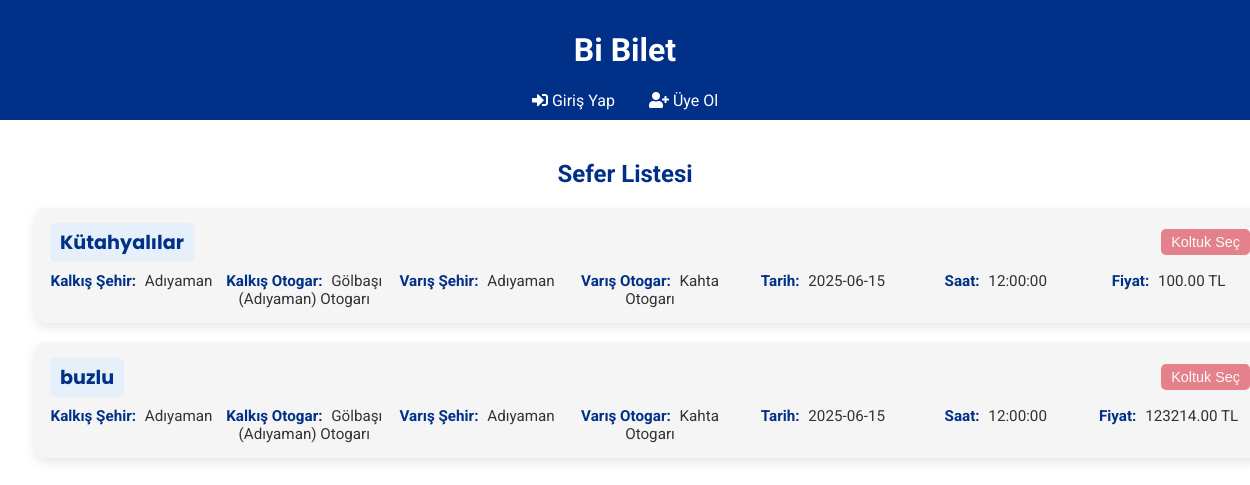
/panel/seferler.php?kalkis_id=6, run on the app's committed database.
### tables this page shows
CREATE TABLE `firma_seferler` (
  `id` int(11) NOT NULL,
  `firma_id` int(11) NOT NULL,
  `kalkis_sehir` int(11) NOT NULL,
  `kalkis_otogar` int(11) NOT NULL,
  `varis_sehir` int(11) NOT NULL,
  `varis_otogar` int(11) NOT NULL,
  `tarih` date NOT NULL,
  `saat` time NOT NULL,
  `fiyat` decimal(10,2) NOT NULL
);

CREATE TABLE `firmalar` (
  `id` int(11) NOT NULL,
  `firma_adi` varchar(100) NOT NULL,
  `email` varchar(100) NOT NULL,
  `sifre` varchar(255) NOT NULL,
  `created_at` timestamp NOT NULL DEFAULT current_timestamp()
);

CREATE TABLE `sehirler` (
  `id` int(11) NOT NULL,
  `sehir_adi` varchar(50) NOT NULL
);

CREATE TABLE `otogarlar` (
  `id` int(11) NOT NULL,
  `sehir_id` int(11) NOT NULL,
  `otogar_adi` varchar(100) NOT NULL,
  `sehir_adi` varchar(100) NOT NULL
);

### panel/seferler.php (the view, shortened to what this page needs)
<?php
require '../db/baglanti.php';
try {
    $kalkis_id = isset($_GET['kalkis_id']) ? (int)$_GET['kalkis_id'] : null;
    $varis_id = isset($_GET['varis_id']) ? (int)$_GET['varis_id'] : null;
    $tarih = isset($_GET['tarih']) ? $_GET['tarih'] : null;
    $sql = "SELECT fs.*, s1.sehir_adi AS kalkis_sehir_adi, s2.sehir_adi AS varis_sehir_adi,
            o1.otogar_adi AS kalkis_otogar_adi, o2.otogar_adi AS varis_otogar_adi,
            f.firma_adi AS firma_adi
            FROM firma_seferler fs
            JOIN sehirler s1 ON fs.kalkis_sehir = s1.id
            JOIN sehirler s2 ON fs.varis_sehir = s2.id
            JOIN otogarlar o1 ON fs.kalkis_otogar = o1.id
            JOIN otogarlar o2 ON fs.varis_otogar = o2.id
            LEFT JOIN firmalar f ON fs.firma_id = f.id
            WHERE (:kalkis_id IS NULL OR fs.kalkis_otogar = :kalkis_id)
            AND (:varis_id IS NULL OR fs.varis_otogar = :varis_id)
            AND (:tarih IS NULL OR fs.tarih = :tarih)
            ORDER BY fs.saat ASC";
    $stmt = $conn->prepare($sql);
    $stmt->execute([
        'kalkis_id' => $kalkis_id,
        'varis_id' => $varis_id,
        'tarih' => $tarih
    ]);
    $seferler = $stmt->fetchAll(PDO::FETCH_ASSOC);
} catch (PDOException $e) {
    echo "<script>alert('Veritabanı hatası oluştu. Lütfen daha sonra tekrar deneyin.');</script>";
    exit();
}
?>
<!DOCTYPE html>
<html lang="tr">
<head>
    <link rel="stylesheet" href="https://cdnjs.cloudflare.com/ajax/libs/font-awesome/5.15.4/css/all.min.css">
    <link rel="stylesheet" href="../css/seferler.css">
</head>
<body>
    <header>
        <h1>Bi Bilet</h1>
        <nav>
            <?php if (isset($_SESSION['user_type'])): ?>
                <?php if ($_SESSION['user_type'] === 'musteri'): ?>
                    <a href="kullanici-paneli.php"><i class="fas fa-user"></i> Hesabım</a>
                <?php elseif ($_SESSION['user_type'] === 'firma'): ?>
                    <a href="firma-panel.php"><i class="fas fa-user"></i> Hesabım</a>
                <?php endif; ?>
            <?php else: ?>
                <a href="../uye/giris-yap.php"><i class="fas fa-sign-in-alt"></i> Giriş Yap</a>
                <a href="../uye/kayit-ol.php"><i class="fas fa-user-plus"></i> Üye Ol</a>
            <?php endif; ?>
        </nav>
    </header>
    <main>
        <h2>Sefer Listesi</h2>
        <?php if (empty($seferler)): ?>
            <p class="no-sefer">Bu kriterlere uygun sefer bulunamadı.</p>
        <?php else: ?>
            <div class="sefer-container" id="seferContainer">
                <?php foreach ($seferler as $sefer): ?>
                    <div class="sefer-card" data-sefer-id="<?php echo $sefer['id']; ?>">
                        <div class="sefer-header">
                            <div class="firma-box">
                                <span class="firma-adi"><?php echo htmlspecialchars($sefer['firma_adi'] ?? 'Bilinmeyen Firma'); ?></span>
                            </div>
                            <button class="koltuk-sec-btn" data-sefer-id="<?php echo $sefer['id']; ?>">Koltuk Seç</button>
                        </div>
                        <div class="sefer-details">
                            <div class="detail-item">
                                <span class="label">Kalkış Şehir:</span>
                                <span class="value"><?php echo htmlspecialchars($sefer['kalkis_sehir_adi']); ?></span>
                            </div>
                            <div class="detail-item">
                                <span class="label">Kalkış Otogar:</span>
                                <span class="value"><?php echo htmlspecialchars($sefer['kalkis_otogar_adi']); ?></span>
                            </div>
                            <div class="detail-item">
                                <span class="label">Varış Şehir:</span>
                                <span class="value"><?php echo htmlspecialchars($sefer['varis_sehir_adi']); ?></span>
                            </div>
                            <div class="detail-item">
                                <span class="label">Varış Otogar:</span>
                                <span class="value"><?php echo htmlspecialchars($sefer['varis_otogar_adi']); ?></span>
                            </div>
                            <div class="detail-item">
                                <span class="label">Tarih:</span>
                                <span class="value"><?php echo htmlspecialchars($sefer['tarih']); ?></span>
                            </div>
                            <div class="detail-item">
                                <span class="label">Saat:</span>
                                <span class="value"><?php echo htmlspecialchars($sefer['saat']); ?></span>
                            </div>
                            <div class="detail-item">
                                <span class="label">Fiyat:</span>
                                <span class="value"><?php echo htmlspecialchars($sefer['fiyat']); ?> TL</span>
                            </div>
                        </div>
                    </div>
                <?php endforeach; ?>
            </div>
        <?php endif; ?>
    </main>
</body>
</html>

### css/seferler.css (style rules this page uses)
body { font-family: 'Roboto', sans-serif; margin: 0; padding: 0; background-color: #fff; display: flex; flex-direction: column; align-items: center; min-height: 100vh; }
header { background-color: #003087; color: white; width: 100%; padding: 10px 20px; text-align: center; }
nav a { color: white; text-decoration: none; margin: 0 15px; }
main { flex-grow: 1; width: 100%; max-width: 1200px; padding: 20px; text-align: center; }
h2 { color: #003087; margin-bottom: 20px; }
.sefer-container { display: flex; flex-direction: column; gap: 20px; padding: 0 10px; width: 100%; }
.sefer-card { background-color: #f5f5f5; padding: 15px; border-radius: 10px; box-shadow: 0 4px 12px rgba(0, 0, 0, 0.1); transition: transform 0.2s ease, box-shadow 0.2s ease; position: relative; overflow: hidden; width: 100%; }
.sefer-header { display: flex; justify-content: space-between; align-items: center; margin-bottom: 10px; }
.firma-box { background-color: #e6f0fa; padding: 5px 10px; border-radius: 5px; }
.firma-adi { font-family: 'Poppins', sans-serif; font-weight: 700; font-size: 1.2em; color: #003087; }
.koltuk-sec-btn { background-color: #dc3545; color: white; border: none; padding: 5px 10px; border-radius: 5px; cursor: pointer; font-size: 0.9em; opacity: 0.6; }
.sefer-details { display: flex; flex-wrap: wrap; gap: 10px; justify-content: space-between; }
.detail-item { flex: 1; min-width: 0; font-size: 0.95em; color: #555; }
.detail-item .label { font-weight: 700; color: #003087; margin-right: 5px; }
.detail-item .value { color: #333; }

### data on the page
firma_seferler: firma.firma_adi "Kütahyalılar", kalkis_sehir.sehir_adi "Adıyaman", kalkis_otogar.otogar_adi "Gölbaşı (Adıyaman) Otogarı", varis_otogar.otogar_adi "Kahta Otogarı", tarih "2025-06-15", saat "12:00:00", fiyat "100.00"
firma_seferler: firma.firma_adi "buzlu", kalkis_sehir.sehir_adi "Adıyaman", kalkis_otogar.otogar_adi "Gölbaşı (Adıyaman) Otogarı", varis_otogar.otogar_adi "Kahta Otogarı", tarih "2025-06-15", saat "12:00:00", fiyat "123214.00"
